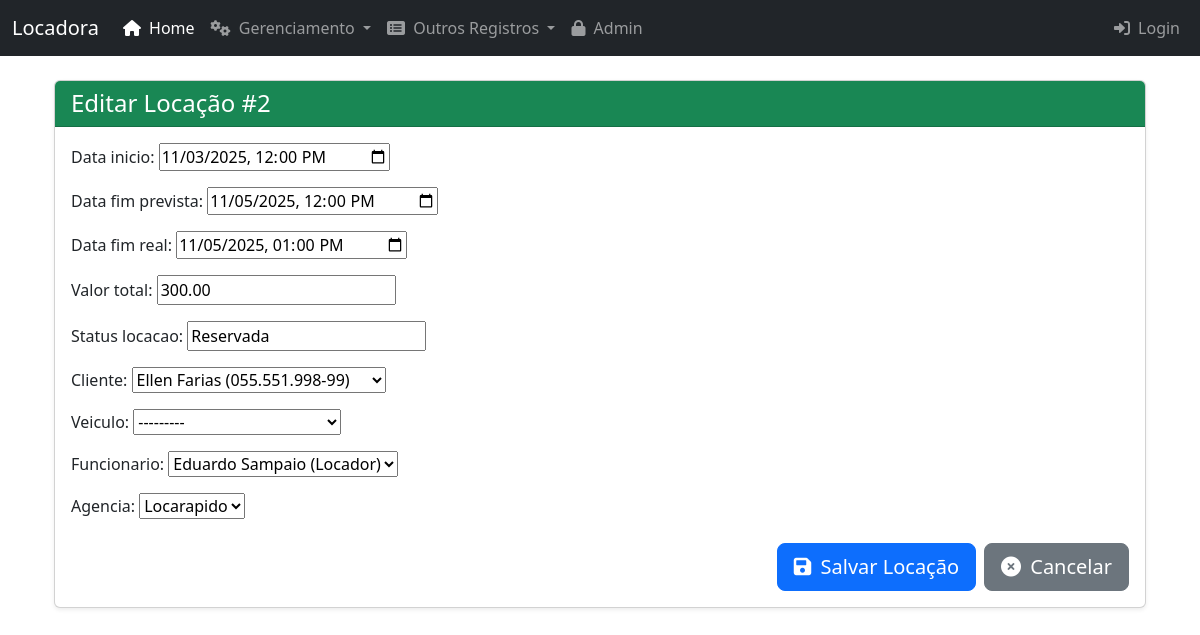
Page /locacoes/2/editar/ on the committed database.
### core/models.py (models this page shows, shortened)
class Locacao(models.Model):
    id_locacao = models.AutoField(primary_key=True)
    data_inicio = models.DateTimeField()
    data_fim_prevista = models.DateTimeField()
    data_fim_real = models.DateTimeField(null=True, blank=True)
    valor_total = models.DecimalField(max_digits=10, decimal_places=2, null=True, blank=True)
    status_locacao = models.CharField(max_length=20, default='Reservada')
    cliente = models.ForeignKey(Cliente, on_delete=models.PROTECT, related_name='locacoes')
    veiculo = models.ForeignKey(Veiculo, on_delete=models.PROTECT, related_name='locacoes')
    funcionario = models.ForeignKey(Funcionario, on_delete=models.SET_NULL, null=True, blank=True, related_name='locacoes_atendidas')
    agencia = models.ForeignKey(Agencia, on_delete=models.PROTECT, related_name='locacoes_origem')
    class Meta:
        verbose_name = "Locação"
        verbose_name_plural = "Locações"

### core/views.py (the view)
# urls.py: path('locacoes/<int:pk>/editar/', views.editar_locacao, name='editar_locacao'),
def editar_locacao(request, pk):
    locacao = get_object_or_404(Locacao, pk=pk)
    if request.method == 'POST':
        form = LocacaoForm(request.POST, instance=locacao)
        if form.is_valid():
            form.save()
            messages.success(request, 'Locação atualizada com sucesso!')
            return redirect('detalhes_locacao', pk=locacao.pk)
        else:
            messages.error(request, 'Erro ao atualizar locação. Verifique os campos.')
    else:
        form = LocacaoForm(instance=locacao)
    return render(request, 'core/editar_locacao.html', {'form': form, 'locacao': locacao})

### core/models.py (called while the page is built)
    def __str__(self):
        return f"{self.marca} {self.modelo} ({self.placa})"

    def __str__(self):
        return f"{self.nome} {self.sobrenome} ({self.cpf})"

    def __str__(self):
        return f"{self.nome} {self.sobrenome} ({self.cargo})"

    def __str__(self):
        return self.nome_agencia

### core/templates/core/editar_locacao.html (shortened to what this page needs)
{% extends 'base.html' %}
{% block content %}
    <div class="card shadow-sm">
        <div class="card-header bg-success text-white">
            <h1 class="h4 mb-0">{% if form.instance.pk %}Editar Locação #{{ locacao.id_locacao }}{% else %}Adicionar Nova Locação{% endif %}</h1>
        </div>
        <div class="card-body">
            <form method="post">
                {{ form.as_p }}
                <div class="d-grid gap-2 d-md-flex justify-content-md-end mt-4">
                    <button type="submit" class="btn btn-primary btn-lg">
                        <i class="fas fa-save me-1"></i> Salvar Locação
                    </button>
                    <a href="{% url 'lista_locacoes' %}" class="btn btn-secondary btn-lg">
                        <i class="fas fa-times-circle me-1"></i> Cancelar
                    </a>
                </div>
            </form>
        </div>
    </div>
{% endblock %}

### rows in the picture
Locacao: id_locacao "2", data_inicio "11/03/2025 12:00", data_fim_prevista "11/05/2025 12:00", data_fim_real "11/05/2025 13:00", valor_total "300.00", status_locacao "Reservada", cliente "Ellen Farias (055.551.998-99)", veiculo "---------", funcionario "Eduardo Sampaio (Locador)", agencia "Locarapido"
